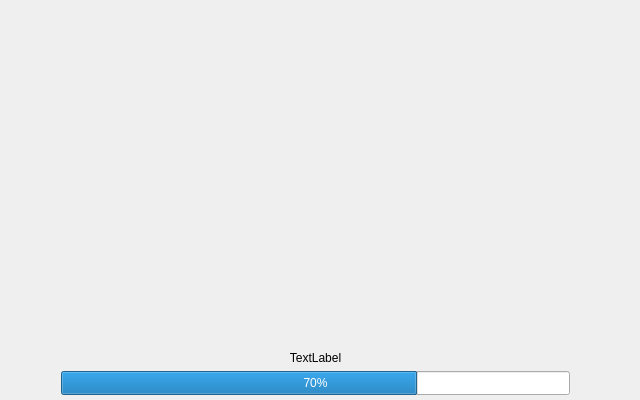
<?xml version="1.0" encoding="UTF-8"?>
<ui version="4.0">
 <class>SplashStartWidgetClass</class>
 <widget class="QWidget" name="SplashStartWidgetClass">
  <property name="geometry">
   <rect>
    <x>0</x>
    <y>0</y>
    <width>640</width>
    <height>400</height>
   </rect>
  </property>
  <property name="windowTitle">
   <string>SplashStartWidget</string>
  </property>
  <widget class="QWidget" name="progressPanel" native="true">
   <property name="geometry">
    <rect>
     <x>50</x>
     <y>340</y>
     <width>531</width>
     <height>64</height>
    </rect>
   </property>
   <property name="sizePolicy">
    <sizepolicy hsizetype="Preferred" vsizetype="Expanding">
     <horstretch>0</horstretch>
     <verstretch>0</verstretch>
    </sizepolicy>
   </property>
   <layout class="QVBoxLayout" name="verticalLayout">
    <item>
     <widget class="QLabel" name="statusLabel">
      <property name="text">
       <string>TextLabel</string>
      </property>
      <property name="alignment">
       <set>Qt::AlignmentFlag::AlignCenter</set>
      </property>
     </widget>
    </item>
    <item>
     <widget class="QProgressBar" name="progressBar">
      <property name="sizePolicy">
       <sizepolicy hsizetype="Expanding" vsizetype="Minimum">
        <horstretch>0</horstretch>
        <verstretch>0</verstretch>
       </sizepolicy>
      </property>
      <property name="minimumSize">
       <size>
        <width>400</width>
        <height>24</height>
       </size>
      </property>
      <property name="maximum">
       <number>100</number>
      </property>
      <property name="value">
       <number>70</number>
      </property>
      <property name="alignment">
       <set>Qt::AlignmentFlag::AlignCenter</set>
      </property>
     </widget>
    </item>
   </layout>
  </widget>
 </widget>
 <layoutdefault spacing="6" margin="11"/>
 <resources/>
 <connections/>
</ui>
